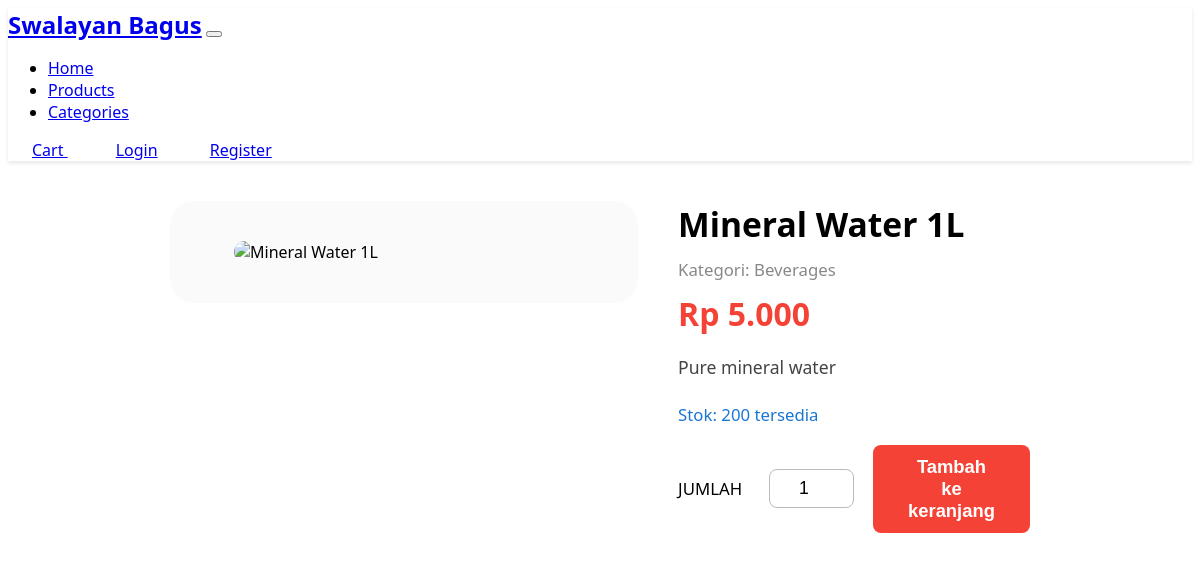
The app's page /product.php?id=3 with its own data.
### tables this page shows
CREATE TABLE IF NOT EXISTS products (
    id INT AUTO_INCREMENT PRIMARY KEY,
    name VARCHAR(100) NOT NULL,
    description TEXT,
    price DECIMAL(10,2) NOT NULL,
    stock INT NOT NULL DEFAULT 0,
    image_url VARCHAR(255),
    category_id INT,
    featured BOOLEAN DEFAULT FALSE,
    created_at TIMESTAMP DEFAULT CURRENT_TIMESTAMP,
    updated_at TIMESTAMP DEFAULT CURRENT_TIMESTAMP ON UPDATE CURRENT_TIMESTAMP,
    FOREIGN KEY (category_id) REFERENCES categories(id) ON DELETE SET NULL
);

CREATE TABLE IF NOT EXISTS categories (
    id INT AUTO_INCREMENT PRIMARY KEY,
    name VARCHAR(50) NOT NULL,
    description TEXT,
    created_at TIMESTAMP DEFAULT CURRENT_TIMESTAMP,
    updated_at TIMESTAMP DEFAULT CURRENT_TIMESTAMP ON UPDATE CURRENT_TIMESTAMP
);

### product.php (the view, shortened to what this page needs)
<?php
$database = new Database();
$db = $database->getConnection();
$product_id = (int)$_GET['id'];
$query = "SELECT p.*, c.name as category_name
          FROM products p
          LEFT JOIN categories c ON p.category_id = c.id
          WHERE p.id = ?";
$stmt = $db->prepare($query);
$stmt->execute([$product_id]);
$product = $stmt->fetch(PDO::FETCH_ASSOC);
?>
<!DOCTYPE html>
<html lang="en">
<head>
    <link rel="stylesheet" href="assets/css/style.css">
</head>
<body>
    <?php include 'includes/navbar.php'; ?>
    <div class="product-detail-container">
        <div class="product-image-box">
            <img src="<?php echo htmlspecialchars($product['image_url']); ?>" alt="<?php echo htmlspecialchars($product['name']); ?>">
        </div>
        <div class="product-info-box">
            <div class="product-title"><?php echo htmlspecialchars($product['name']); ?></div>
            <div class="product-category">Kategori: <?php echo htmlspecialchars($product['category_name']); ?></div>
            <div class="product-price">Rp <?php echo number_format($product['price'], 0, ',', '.'); ?></div>
            <div class="product-desc"><?php echo nl2br(htmlspecialchars($product['description'])); ?></div>
            <div class="product-stock">Stok: <?php echo $product['stock']; ?> tersedia</div>
            <?php if ($product['stock'] > 0): ?>
                <form class="product-form" method="POST" action="">
                    <span class="qty-label">JUMLAH</span>
                    <input type="number" id="quantity" name="quantity" min="1" max="<?php echo $product['stock']; ?>" value="1" required>
                    <button type="submit" name="add_to_cart" class="btn-add">Tambah ke keranjang</button>
                </form>
            <?php else: ?>
                <div class="alert alert-warning">Produk ini sedang habis stok.</div>
            <?php endif; ?>
        </div>
    </div>
</body>
</html>

### assets/css/style.css (style rules this page uses)
body { font-family: 'Segoe UI', Tahoma, Geneva, Verdana, sans-serif; min-height: 100vh; display: flex; flex-direction: column; }

### product.php (style rules this page uses)
body { background: #fff; }
.product-detail-container { max-width: 1200px; margin: 40px auto 0 auto; display: flex; gap: 2.5rem; align-items: flex-start; flex-wrap: wrap; }
.product-image-box { flex: 0 0 420px; background: #fafafa; border-radius: 1.5rem; display: flex; align-items: center; justify-content: center; padding: 2.5rem 1.5rem; min-width: 320px; }
.product-image-box img { width: 100%; max-width: 340px; border-radius: 1.2rem; object-fit: contain; }
.product-info-box { flex: 1 1 340px; min-width: 320px; }
.product-title { font-size: 2.1rem; font-weight: 800; margin-bottom: 0.7rem; }
.product-price { color: #f44336; font-size: 2rem; font-weight: 700; margin-bottom: 1.2rem; }
.product-desc { font-size: 1.1rem; color: #444; margin-bottom: 1.5rem; }
.product-category { color: #888; font-size: 1.05rem; margin-bottom: 0.7rem; }
.product-form { display: flex; align-items: center; gap: 1.2rem; margin-bottom: 1.5rem; }
.product-form .qty-label { font-size: 1.05rem; margin-right: 0.5rem; }
.product-form input[type="number"] { width: 60px; border-radius: 0.5rem; border: 1.5px solid #bbb; padding: 0.5rem 0.7rem; font-size: 1.1rem; text-align: center; }
.product-form .btn-add { background: #f44336; color: #fff; font-size: 1.15rem; font-weight: 700; border-radius: 0.5rem; padding: 0.7rem 2.2rem; border: none; transition: background 0.2s; }
.product-stock { color: #1976d2; font-size: 1.05rem; margin-bottom: 1.2rem; }

### records on screen
products: name "Mineral Water 1L", category.name "Beverages", price "5.000", description "Pure mineral water", stock "200"
